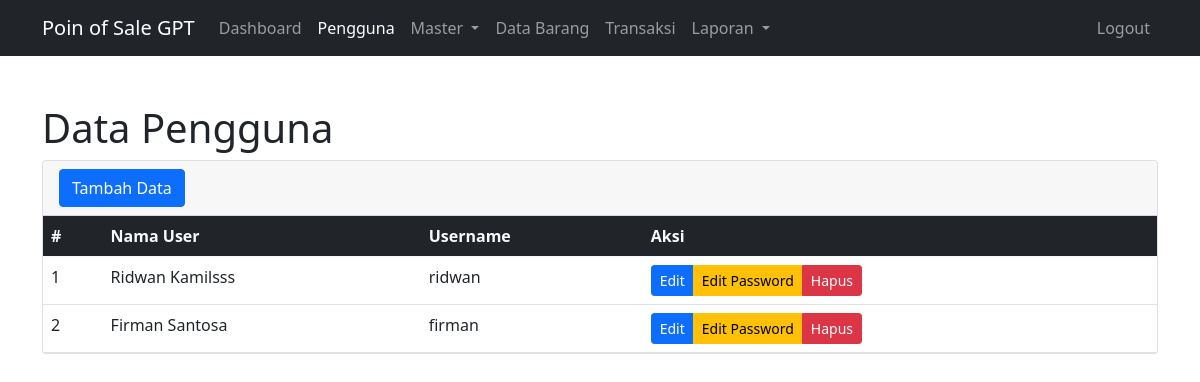
/dash.php?menu=pengguna (signed in), run on the app's committed database.
### tables this page shows
CREATE TABLE `users` (
  `id_user` int(11) NOT NULL AUTO_INCREMENT,
  `nm_user` varchar(55) DEFAULT NULL,
  `username` varchar(55) DEFAULT NULL,
  `password` varchar(100) DEFAULT NULL,
  PRIMARY KEY (`id_user`)
);

### menu/pengguna.php (the view, shortened to what this page needs)
<div class="container mt-5">
    <h1>Data Pengguna</h1>
    <div class="card">
        <div class="card-header">
            <a href="#" class="btn btn-primary" data-bs-toggle="modal" data-bs-target="#modalTambah">Tambah Data</a>
        </div>
        <table class="table table-hover mb-0">
            <thead>
                <tr class="bg-dark text-light">
                    <th>#</th>
                    <th>Nama User</th>
                    <th>Username</th>
                    <th>Aksi</th>
                </tr>
            </thead>
            <tbody>
                <?php
                    $nodata = 1;
                    $sdata = mysqli_query($con, "SELECT * FROM users");
                    while($ddata = mysqli_fetch_array($sdata)){
                        echo"
                            <tr>
                                <td>".$nodata."</td>
                                <td>".$ddata['nm_user']."</td>
                                <td>".$ddata['username']."</td>
                                <td>
                                    <div class='btn-group'>
                                        <a href='#' class='btn btn-primary btn-sm btedit' data-id='".$ddata['id_user']."' data-nama='".$ddata['nm_user']."' data-username='".$ddata['username']."' data-bs-toggle='modal' data-bs-target='#modalEdit'>Edit</a>
                                        <a href='#' class='btn btn-warning btn-sm bteditpass' data-bs-toggle='modal' data-bs-target='#modalEditPass' data-id='".$ddata['id_user']."' data-nama='".$ddata['nm_user']."'>Edit Password</a>
                                        <a href='#' class='btn btn-danger btn-sm bthapus' data-bs-toggle='modal' data-bs-target='#modalHapus' data-id='".$ddata['id_user']."' data-nama='".$ddata['nm_user']."'>Hapus</a>
                                    </div>
                                </td>
                            </tr>
                        ";
                        $nodata++;
                    }
                ?>
            </tbody>
        </table>
    </div>
</div>

### data on the page
users: nm_user "Ridwan Kamilsss", username "ridwan"
users: nm_user "Firman Santosa", username "firman"

### other printed values
identitas() "Poin of Sale GPT"
